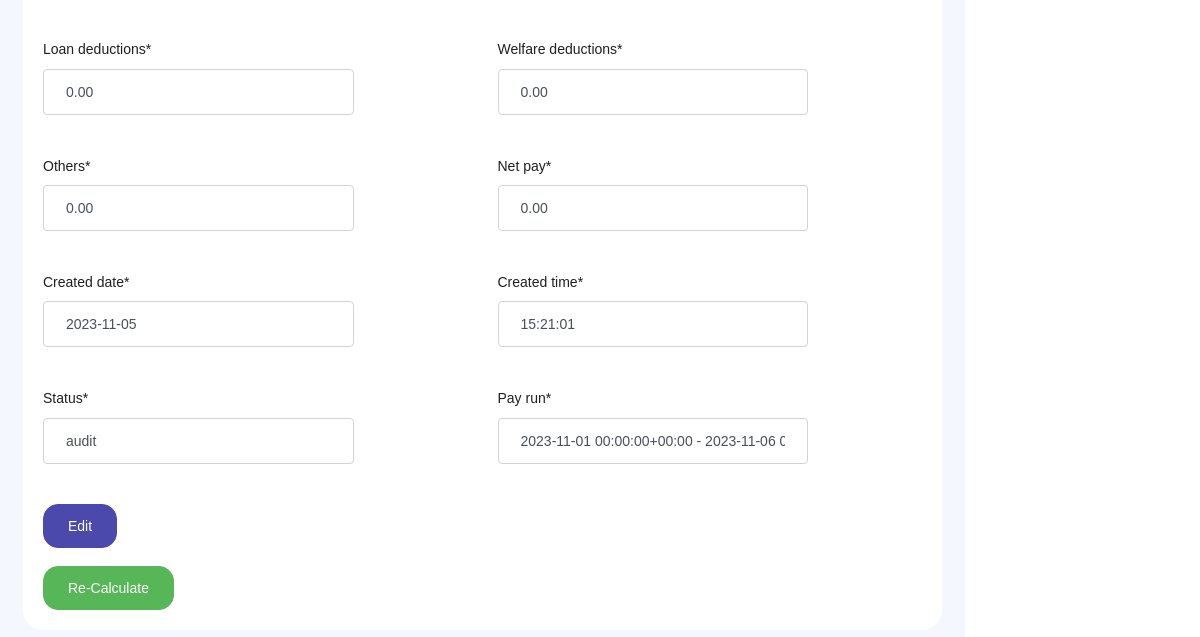
Before: /edit_payroll/1 (signed in, lower part) with the older database file.
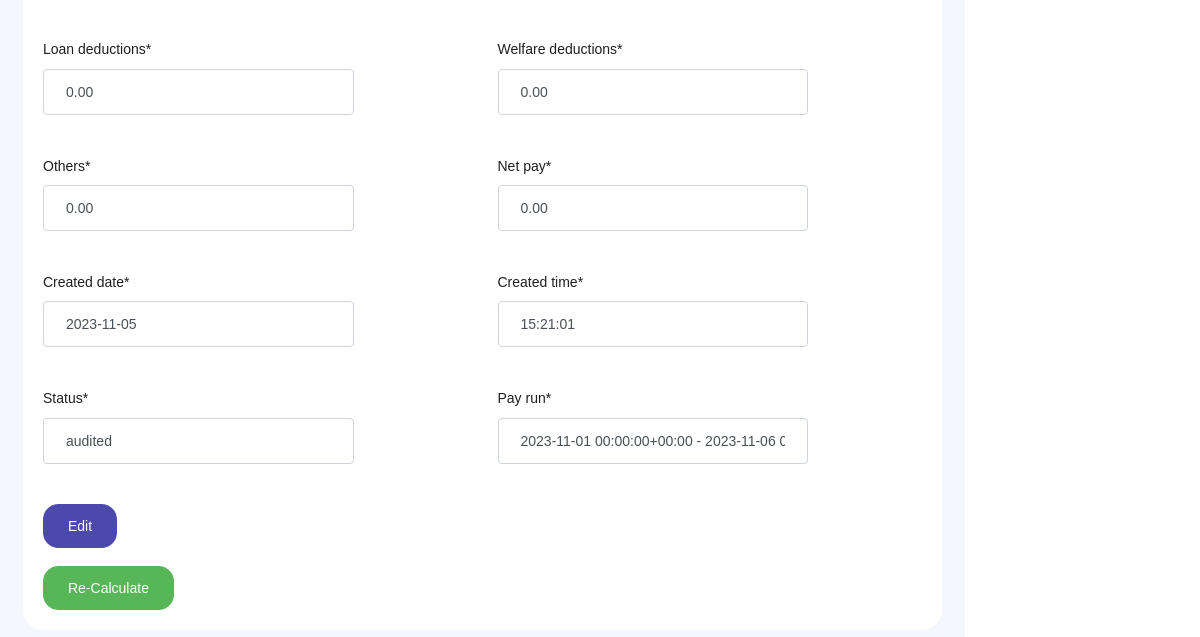
After: the same page with the newer database file.
### payroll/models.py (models this page shows, shortened)
class PayRoll(models.Model):
    org_name = models.CharField(max_length=100,null=True)
    payroll_id = models.CharField(max_length=100,null=True)
    employee_id = models.CharField(max_length=100,null=True)
    sign_id = models.CharField(max_length=100,null=True)
    name = models.CharField(max_length=100,null=True)
    id_no = models.CharField(max_length=100,null=True)
    pin_no = models.CharField(max_length=100,null=True)
    phone = models.CharField(max_length=100,null=True)
    role = models.CharField(max_length=100,null=True)
    account_no = models.CharField(max_length=100,null=True)
    basic_salary = models.DecimalField(default=0.00,max_digits=10,decimal_places=2)
    allowance =  models.DecimalField(default=0.00,max_digits=10,decimal_places=2)
    add_ons = models.DecimalField(default=0.00,max_digits=10,decimal_places=2)
    total_days = models.FloatField(default=0.0)
    overtime_hours = models.FloatField(default=0.0)
    overtime_pay = models.DecimalField(default=0.00,max_digits=10,decimal_places=2)
    incentives = models.DecimalField(default=0.00,max_digits=10,decimal_places=2)
    leave_days = models.FloatField(default=0.0)
    deductions = models.DecimalField(default=0.00,max_digits=10,decimal_places=2)
    gross_pay  = models.DecimalField(default=0.00,max_digits=10,decimal_places=2)
    taxable_income = models.DecimalField(default=0.00,max_digits=10,decimal_places=2)
    tax = models.DecimalField(default=0.00,max_digits=10,decimal_places=2)
    nhif = models.DecimalField(default=0.00,max_digits=10,decimal_places=2)
    nssf = models.DecimalField(default=0.00,max_digits=10,decimal_places=2)
    insurance = models.DecimalField(default=0.00,max_digits=10,decimal_places=2)
    housing = models.DecimalField(default=0.00,max_digits=10,decimal_places=2)
    loan_deductions = models.DecimalField(default=0.00,max_digits=10,decimal_places=2)
    welfare_deductions = models.DecimalField(default=0.00,max_digits=10,decimal_places=2)
    others = models.DecimalField(default=0.00,max_digits=10,decimal_places=2)
    net_pay = models.DecimalField(default=0.00,max_digits=10,decimal_places=2)
    created_date = models.DateField(default=timezone.now)
    created_time = models.TimeField(default=timezone.now)
    status = models.CharField(max_length=100,default="audit")
    pay_run = models.CharField(max_length=200,default='')
    history = HistoricalRecords()

### payroll/views.py (the view)
# urls.py: path('edit_payroll/<int:pk>',EditPayrollView.as_view(),name="payroll-edit-payroll"),
class EditPayrollView(LoginRequiredMixin,UpdateView):
    model = PayRoll
    template_name = 'payroll/edit_payroll.html'
    fields = '__all__'
    raise_exception = True
    success_url = '/iframe_redirect'

### payroll/templates/payroll/edit_payroll.html (shortened to what this page needs)
{% extends 'management/base2.html' %}
{% load crispy_forms_tags %}
{% block content %}
<div class="main-panel">
      <div class="content-wrapper">
          <div class="row">
                <div class="card">
                  <div class="card-body">
                    <form class="form-sample" method="POST">
                      <div class="row">
                        {% for field in form %}
                        <div class="col-md-6">
                          <div class="form-group row">
                            <div class="col-sm-9">
                              {{field | as_crispy_field}}
                            </div>
                          </div>
                        </div>
                        {% endfor %}
                      </div>
                      <button type="submit" class="btn btn-primary mr-2">Edit</button>
                    </form>
                    <br>
                    <button type="button" class="btn btn-success mr-2" onclick="Calculate()">Re-Calculate</button>
                  </div>
                </div>
          </div>
        </div>
      </div>
  {% endblock content %}

### management/templates/management/base2.html (shortened to what this page needs)
{% load static %}
{% load crispy_forms_tags %}
<!DOCTYPE html>
<html lang="en">
<head>
  <link rel="stylesheet" href="{% static 'management/vendors/feather/feather.css' %}">
  <link rel="stylesheet" href="{% static 'vendors/ti-icons/css/themify-icons.css' %}">
  <link rel="stylesheet" href="{% static 'vendors/css/vendor.bundle.base.css' %}">
  <link rel="stylesheet" href="{% static 'vendors/datatables.net-bs4/dataTables.bootstrap4.css' %}">
  <link rel="stylesheet" href="{% static 'management/vendors/ti-icons/css/themify-icons.css' %}">
  <link rel="stylesheet" type="text/css" href="{% static 'management/js/select.dataTables.min.css' %}">
  <link rel="stylesheet" href="{% static 'management/css/vertical-layout-light/style.css' %}">
  <link rel="stylesheet" href="https://cdnjs.cloudflare.com/ajax/libs/font-awesome/6.1.1/css/all.min.css">
</head>
<body>
  <div class="container-scroller">
    <div class="container-fluid page-body-wrapper">
     {% block content %}
     {% endblock content %}
    </div>
  </div>
</body>
</html>

Changed rows visible on the page:
changed PayRoll: status "audit" → "audited"
